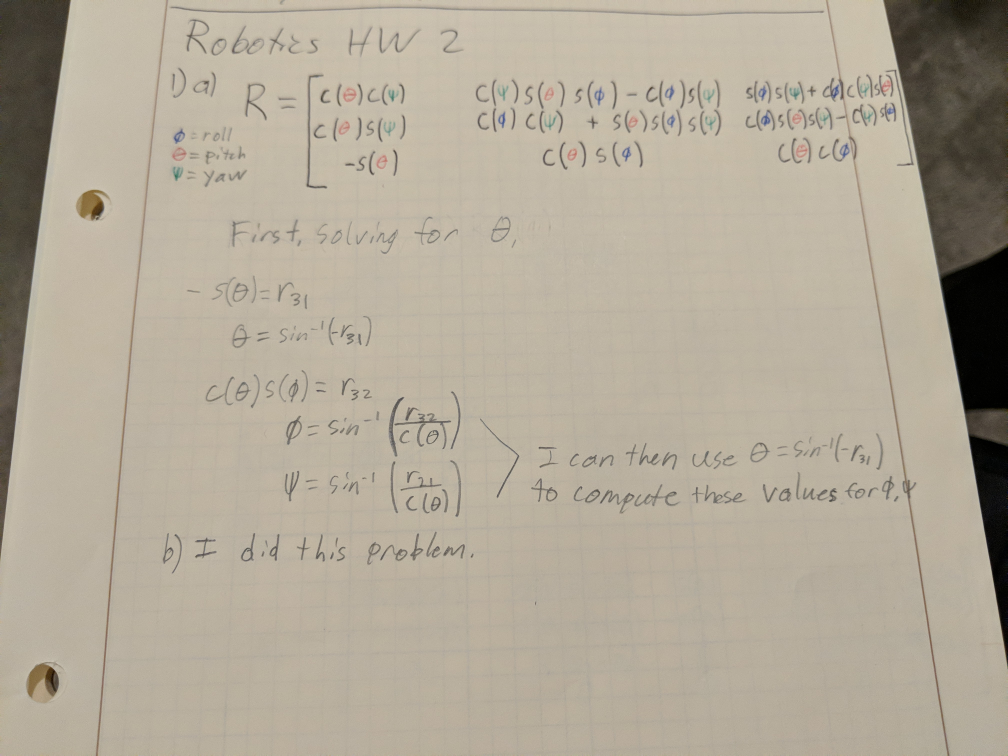
//> input picture me537/IMG_20180925_212826.jpg, 4032 x 3024 px, given in place of MotionFieldVideo.mp4, which was not available (shown at 1/4 size)
$ ./multiframe_tracking   (built with g++ and OpenCV 4)
//> lines starting //> are read from the running program, lines starting //| are printed output that depends on the picture; pictures that were not available may be replaced by others from this repository, and a replacement may not be noted
#include <opencv2/opencv.hpp>
#include <iostream>
#include <string>
#include <vector>

using namespace std;
using namespace cv;

Point2f point_corrected(Point2f pt, int w, Mat img);
vector<Mat> motion_field(int m);
void record_video(vector<Mat> vid1, vector<Mat> vid2, string filename);

int main()
{
  std::vector<cv::Mat> vid1, vid2;
  vid1 = motion_field(1);
  vid2 = motion_field(10);
  record_video(vid1, vid2, "../videos/multiframe_task3.avi");
  return 0;
}

void record_video(vector<Mat> vid1, vector<Mat> vid2, string filename)
{
  int cc = cv::VideoWriter::fourcc('M', 'P', 'E', 'G');
  Size size(1920, 1080);
  VideoWriter vid_out(filename, cc, 20, size, true);

  for (int i=0; i < vid1.size(); i++)
    vid_out << vid1[i];
  for (int i=0; i < vid2.size(); i++)
    vid_out << vid2[i];
  vid_out.release();
}

vector<Mat> motion_field(int m)
{
//> called with m = 1
  VideoCapture cap("/home/seth/school/robotic_vision/5/MotionFieldVideo.mp4");
  int frame_count = int(cap.get(cv::CAP_PROP_FRAME_COUNT)) / m;
  cout << "Frame count: " << frame_count << endl;
  vector<Mat> vid(frame_count);

  int w(5);
  int ws = w*11;
  Size winSize(21, 21), templateSize(w,w), searchSize(ws,ws);
  int match_method = cv::TM_SQDIFF_NORMED;

  int MAX_CORNERS(500);
  double QUALITY(0.01), MIN_DIST(25.0);

  vector<Point2f> new_corners, prev_corners, orig_corners, temp;
  vector<uchar> mask;

  int count = 0;

  cout << "-- Auto sequence start..." << endl;
  for (int k=0; k < frame_count; k++)
  {
    Mat frame, gray, prev_gray;
    cap >> frame;
//> frame is the input picture: 3024 rows x 4032 cols, CV_8UC3; mean B, G, R 152.3, 168.8, 177.6
    cvtColor(frame, prev_gray, COLOR_BGR2GRAY);
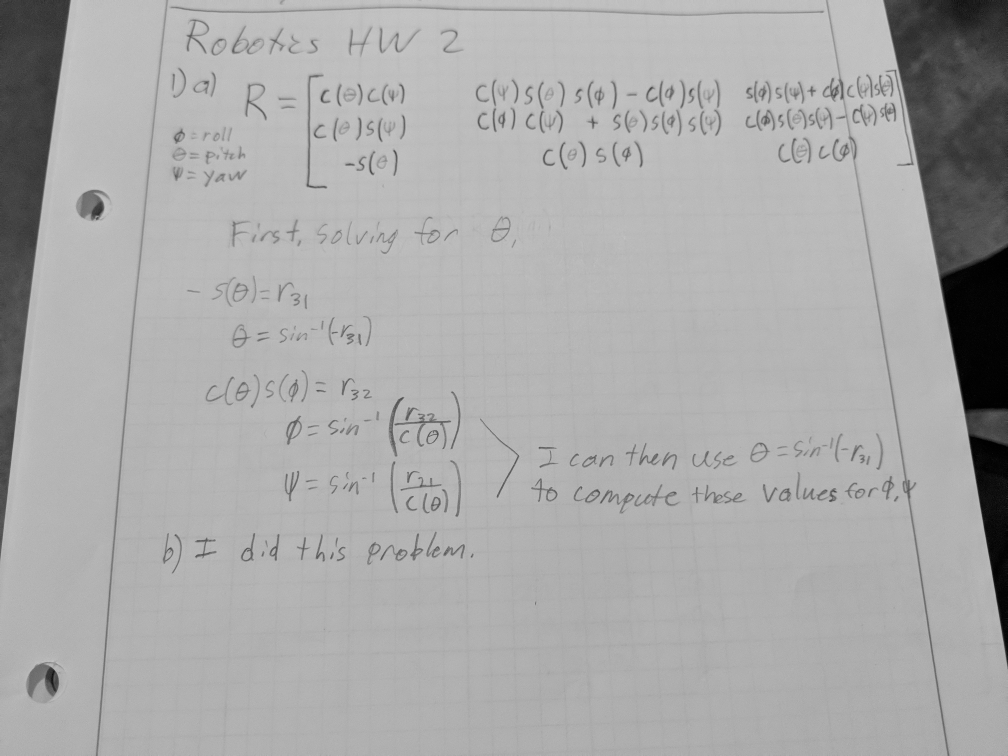
//> prev_gray: 3024 rows x 4032 cols, CV_8UC1 (shown at 1/4 size); min 0, max 213, mean 169.6

    if ( !gray.empty() )
      gray.copyTo(prev_gray);
    cvtColor(frame, gray, COLOR_BGR2GRAY);
    goodFeaturesToTrack(prev_gray, prev_corners, MAX_CORNERS, QUALITY, MIN_DIST);
//> prev_corners = 500 Points (x, y), first 12: [1921, 1675], [1743, 1992], [1747, 1740], [1671, 1656], [1716, 1742], [1266, 1561], [1763, 1699], [1771, 1794], [1634, 1722], [988, 2203], [1581, 1847], [2208, 1950]
    orig_corners = prev_corners;
//> orig_corners has the same summary as prev_corners

    for (int j=1; j < m; j++)
    {
      cap >> frame;
      if (frame.empty())
        break;

      cvtColor(frame, gray, COLOR_BGR2GRAY);

      new_corners.clear();
      for (int i=0; i < prev_corners.size(); i++)
      {
        Point2f pt = point_corrected(prev_corners[i], w, frame);
        Rect templ_roi(pt, templateSize);
        Mat templ = prev_gray(templ_roi);
        Point2f search_pt = point_corrected(prev_corners[i], ws, frame);
        Rect search_roi(search_pt, searchSize);
        Mat search_box = gray(search_roi);

        int res_cols = search_box.cols - templ.cols + 1;
        int res_rows = search_box.rows - templ.rows + 1;
        Mat result;
        result.create(res_rows, res_cols, CV_32FC1);
        matchTemplate(search_box, templ, result, match_method);
        normalize(result, result, 0, 1, cv::NORM_MINMAX, -1, Mat());

        double minVal; double maxVal;
        cv::Point matchLoc, minLoc, maxLoc;
        cv::minMaxLoc( result, &minVal, &maxVal, &minLoc, &maxLoc, cv::Mat());
        matchLoc.x = prev_corners[i].x - res_cols/2.0 + minLoc.x;
        matchLoc.y = prev_corners[i].y - res_rows/2.0 + minLoc.y;

        new_corners.push_back(matchLoc);
      }

      Mat F = findFundamentalMat(prev_corners, new_corners, cv::FM_RANSAC,
                                3, 0.99, mask);

      prev_corners.clear();
      temp.clear();
      for (int i=0; i < mask.size(); i++)
      {
        if (mask[i])
        {
          prev_corners.push_back(new_corners[i]);
          temp.push_back(orig_corners[i]);
        }
      }
      orig_corners = temp;
      gray.copyTo(prev_gray);
      count++;
    }

    if (frame.empty())
        break;

    for (int i=0; i < prev_corners.size(); i++)
    {
      circle(frame, orig_corners[i], 3, Scalar(0,255,0), -1);
      line(frame, orig_corners[i], prev_corners[i], Scalar(0,0,255), 1);
    }
    vid[k] = frame;
    // [4 lines of commented-out code are left out]
    count++;
  }
  cap.release();
  cout << "Frames processed: " << count << endl;
  cout << "vid size: " << vid.size() << endl;
//| vid size: 1
//> the loop in record_video, `for (int i=0; i < vid1.size(); i++)` made 1 pass
  // [7 lines of commented-out code are left out]

  return vid;
}

Point2f point_corrected(Point2f pt, int w, Mat img)
{
  double x, y;

  if(pt.x > img.cols - w/2.0)
    x = img.cols - w;
  else if(pt.x < w/2.0)
    x = 0;
  else
    x = pt.x- w/2.0;
  if(pt.y > img.rows - w/2.0)
    y = img.rows - w;
  else if(pt.y < w/2.0)
    y = 0;
  else
     y = pt.y - w/2.0;

  return Point2f(x, y);
}

$ run again, on me537/IMG_20180925_212838~2.jpg
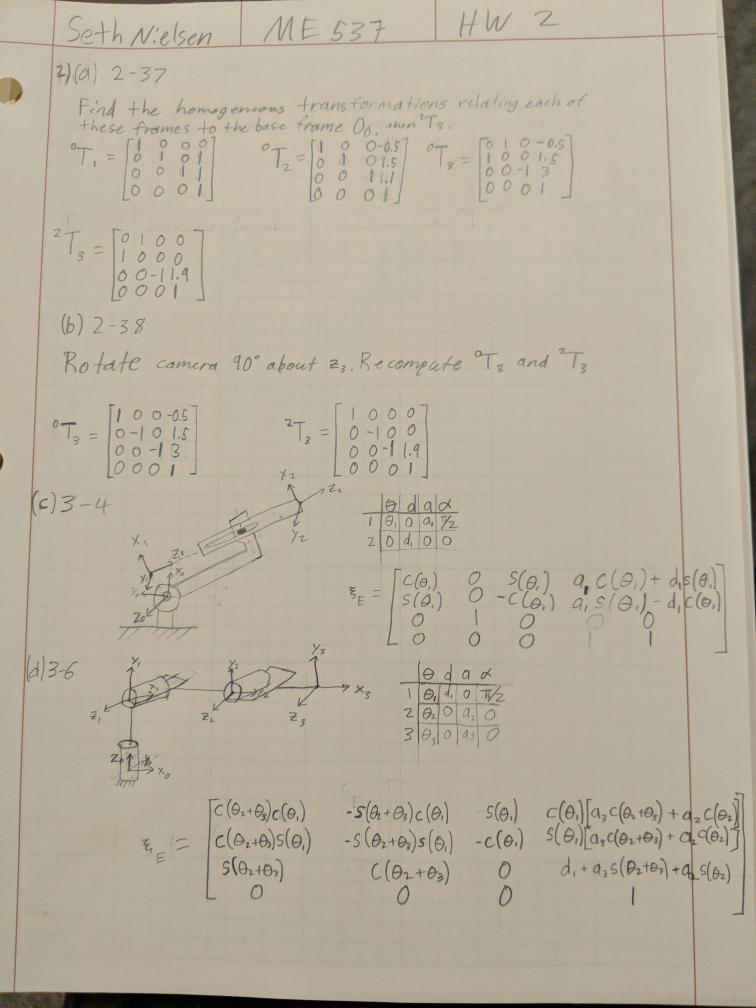
//> input picture me537/IMG_20180925_212838~2.jpg, 3024 x 4032 px, given in place of MotionFieldVideo.mp4, which was not available (shown at 1/4 size)
//> in motion_field, frame is the input picture: 4032 rows x 3024 cols, CV_8UC3; mean B, G, R 157, 174.7, 183.7
//> in motion_field, `cvtColor(frame, prev_gray, COLOR_BGR2GRAY);`:
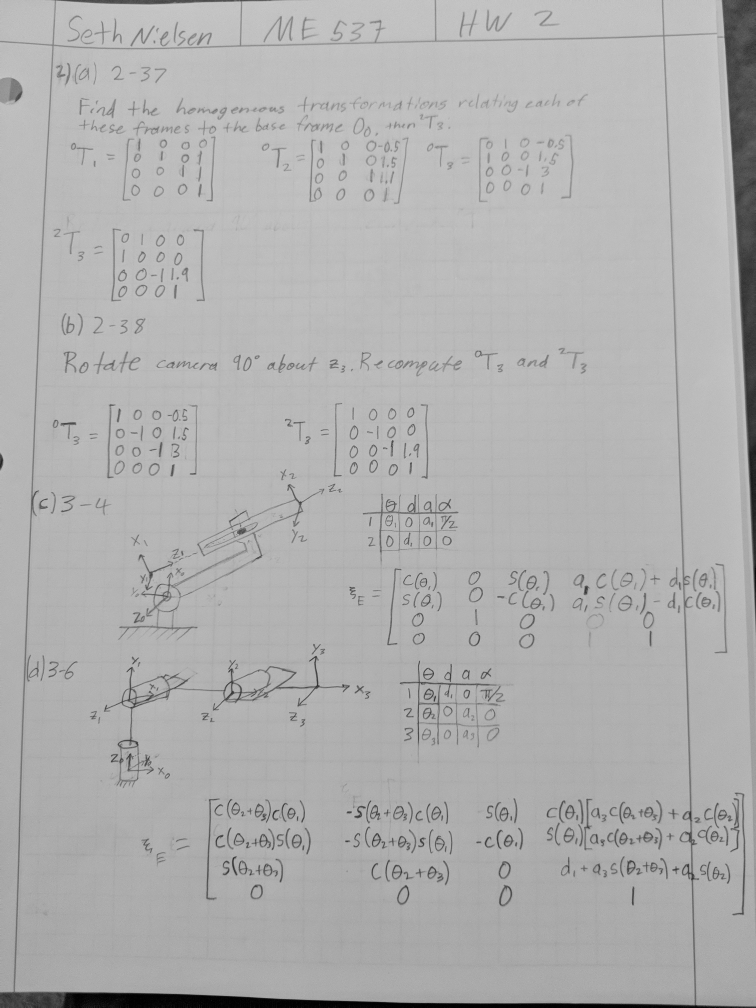
//> prev_gray: 4032 rows x 3024 cols, CV_8UC1 (shown at 1/4 size); min 0, max 219, mean 175.3
//> prev_corners = 500 Points (x, y), first 12: [925, 2731], [1556, 2066], [1631, 2153], [1421, 2363], [1399, 2348], [1697, 2696], [1409, 2393], [952, 3338], [914, 2688], [1198, 2006], [1580, 2091], [1801, 2726]
//> orig_corners has the same summary as prev_corners
//| vid size: 1
//> the loop in record_video, `for (int i=0; i < vid1.size(); i++)` made 1 pass

$ run again, on me537/IMG_20180925_212853~2.jpg
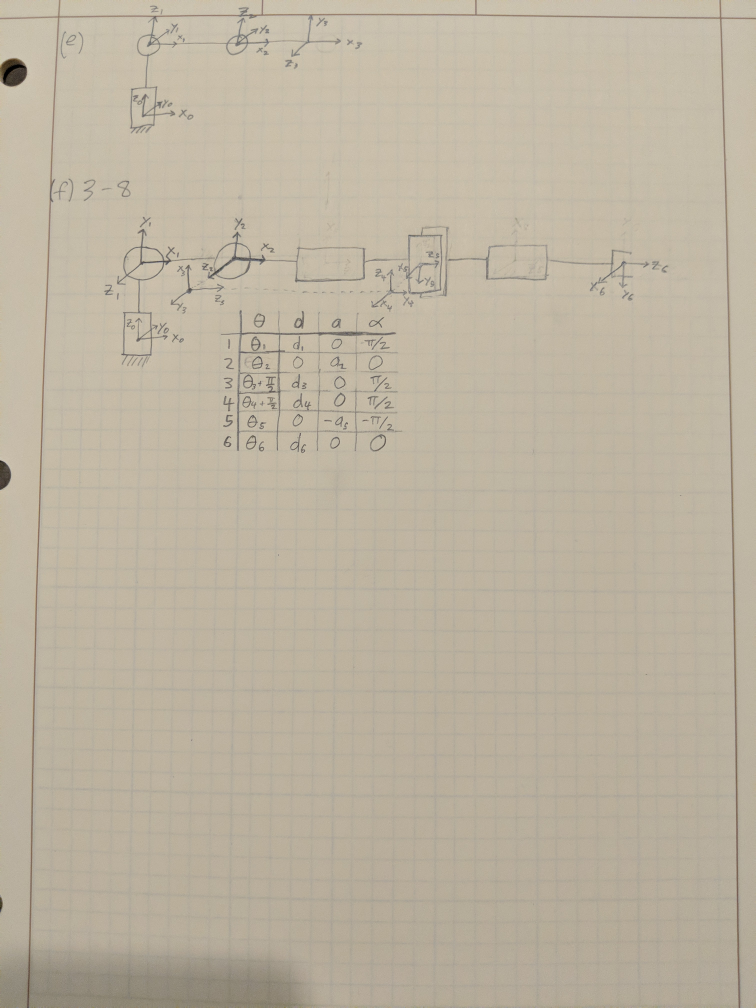
//> input picture me537/IMG_20180925_212853~2.jpg, 3024 x 4032 px, given in place of MotionFieldVideo.mp4, which was not available (shown at 1/4 size)
//> in motion_field, frame is the input picture: 4032 rows x 3024 cols, CV_8UC3; mean B, G, R 160.9, 179.2, 188.8
//> in motion_field, `cvtColor(frame, prev_gray, COLOR_BGR2GRAY);`:
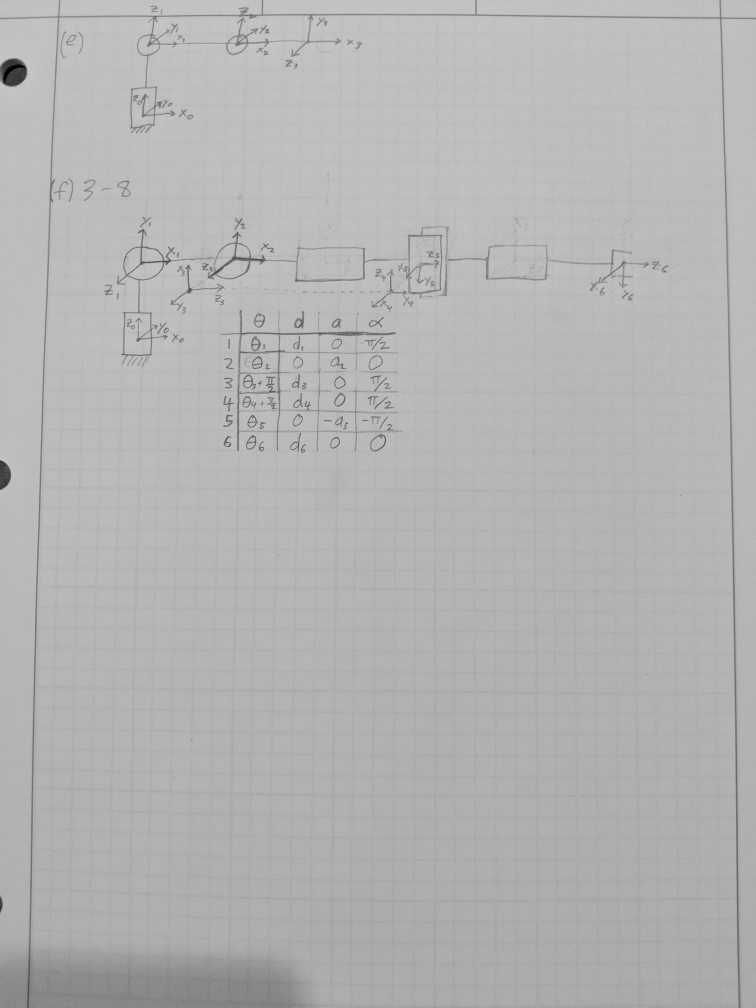
//> prev_gray: 4032 rows x 3024 cols, CV_8UC1 (shown at 1/4 size); min 0, max 222, mean 179.9
//> prev_corners = 500 Points (x, y), first 12: [1637, 1162], [1209, 1797], [897, 1437], [896, 1515], [1190, 1770], [1202, 1733], [1069, 1471], [1193, 1662], [1054, 1768], [1114, 2218], [674, 1040], [906, 1766]
//> orig_corners has the same summary as prev_corners
//| vid size: 1
//> the loop in record_video, `for (int i=0; i < vid1.size(); i++)` made 1 pass
